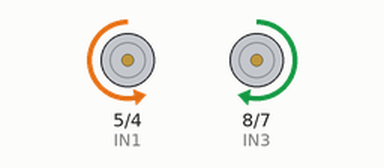
Bench run of a sketch on a simulated Arduino Uno, built with avr-gcc and run on an emulated ATmega328P. On the bench: motor-driver pin pairs drawn as motors (green arrow = first pin HIGH = forward, orange = second pin HIGH = backward, longer = more drive, scaled by the enable pin).

Above: at 0.6 s.
At 2.25 s:
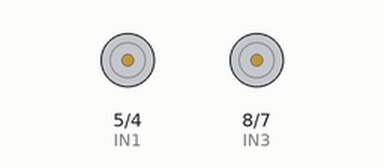
At 3.9 s:
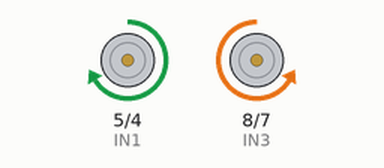
Timing chart, 0 to 5.1 s (numbered marks = the images above):
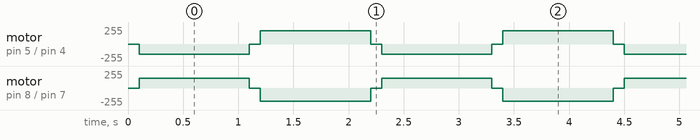

Measured:
- by itself, motor on pin 5 (IN1) / pin 4 (IN2): repeats every 2.2 s: stopped 0.10 s, forward 200/255 1.0 s, stopped 0.10 s, backward 150/255 1.0 s
- by itself, motor on pin 8 (IN3) / pin 7 (IN4): repeats every 2.2 s: stopped 0.10 s, backward 200/255 1.0 s, stopped 0.10 s, forward 150/255 1.0 s

The sketch:

dcMotor.ino
```cpp
const int IN1 = 5;
const int IN2 = 4;
const int ENA = 6;

const int IN3 = 8;
const int IN4 = 7;
const int ENB = 9;
void setup() {
  // put your setup code here, to run once:
  pinMode(IN1, OUTPUT);
  pinMode(IN2, OUTPUT);
  pinMode(ENA, OUTPUT);

  pinMode(IN4, OUTPUT);
  pinMode(IN3, OUTPUT);
  pinMode(ENB, OUTPUT);
}

void loop() {
  // put your main code here, to run repeatedly:
Motor1_Brake();
Motor2_Brake();
delay(100);
Motor1_Forward(150);
Motor2_Forward(150);
delay(1000);
Motor1_Brake();
Motor2_Brake();
delay(100);
Motor1_Backward(200);
Motor2_Backward(200);
delay(1000);
}
void Motor1_Backward(int Speed)
{
 digitalWrite(IN1,HIGH);
 digitalWrite(IN2,LOW);
 analogWrite(ENA,Speed);
}

void Motor1_Forward(int Speed)
{
 digitalWrite(IN1,LOW);
 digitalWrite(IN2,HIGH);
 analogWrite(ENA,Speed);
}
void Motor1_Brake()
{
 digitalWrite(IN1,LOW);
 digitalWrite(IN2,LOW);
}
void Motor2_Backward(int Speed)
{
 digitalWrite(IN3,LOW);
 digitalWrite(IN4,HIGH);
 analogWrite(ENB,Speed);
}

void Motor2_Forward(int Speed)
{
 digitalWrite(IN3,HIGH);
 digitalWrite(IN4,LOW);
 analogWrite(ENB,Speed);
}
void Motor2_Brake()
{
 digitalWrite(IN3,LOW);
 digitalWrite(IN4,LOW);
}
```
